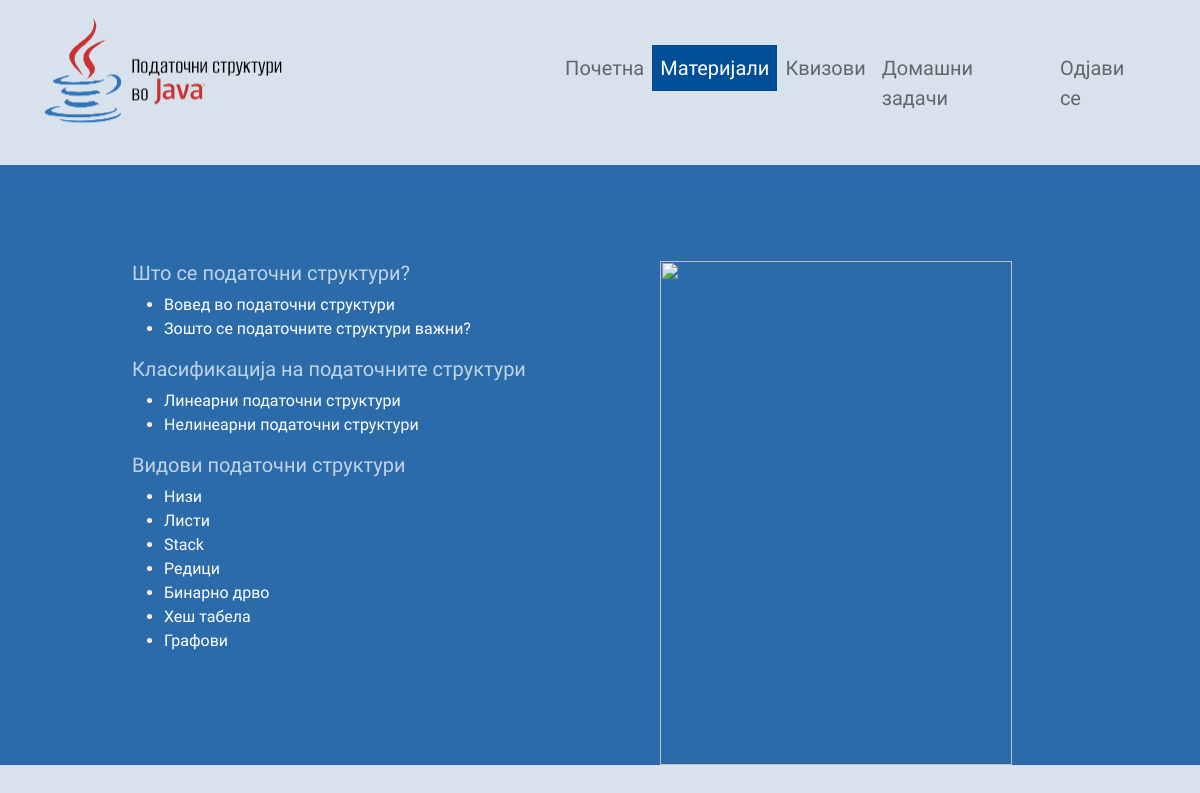
The page /content/ (signed in) on the database as committed earlier.
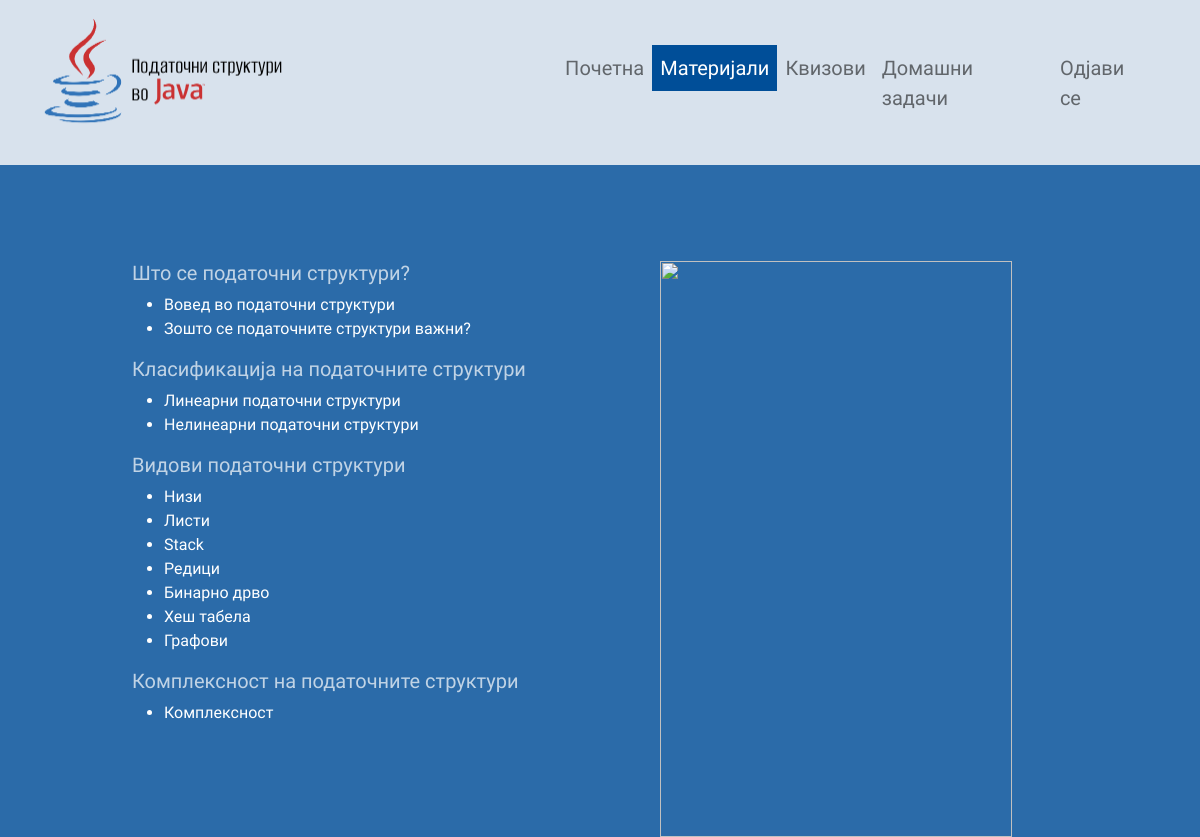
The same page on the database as committed later.
### courseapp/models.py (models this page shows)
class Title(models.Model):
    name = models.CharField(max_length=200)
    content = models.TextField(null=True, blank=True)
    image = models.ImageField(upload_to="images/", null=True, blank=True)
    chapter = models.ForeignKey(Chapter, on_delete=models.CASCADE, null=True, blank=True)

class Chapter(models.Model):
    name = models.CharField(max_length=200)

### courseapp/views.py (the view)
# urls.py: path('content/', content, name="content"),
@login_required(login_url='login')
def content(request):
    chapter1 = Title.objects.filter(chapter__name='Што се податочни структури?')
    chapter2 = Title.objects.filter(chapter__name='Класификација на податочните структури')
    chapter3 = Title.objects.filter(chapter__name='Видови податочни структури')
    chapter4 = Title.objects.filter(chapter__name='Комплексност на податочните структури')
    context = {"titlesFirstChapter": chapter1, "titlesSecondChapter": chapter2, "titlesThirdChapter": chapter3,
               "titlesLastChapter": chapter4}
    return render(request, 'content.html', context)

### courseapp/templates/content.html (shortened to what this page needs)
<html lang="en">
<head>
    <link href="https://cdn.jsdelivr.net/npm/bootstrap@5.2.0/dist/css/bootstrap.min.css" rel="stylesheet"
>
</head>
<body>
<nav class="navbar navbar-expand-lg static-top">
    <div class="container">
        <a href="{% url 'home' %}" class="navbar-brand">
            <img src="../media/images/logo.png" class="w-50">
        </a>
        <div class="collapse navbar-collapse">
            <ul class="navbar-nav ms-auto">
                <li class="nav-item">
                    <a class="nav-link" href="{% url 'home' %}">Почетна</a>
                </li>
                <li class="nav-item">
                    <a class="nav-link active" href="{% url 'content' %}">Материјали</a>
                </li>
                <li class="nav-item">
                    <a class="nav-link" href="{% url 'quizzes' %}">Квизови</a>
                </li>
                <li class="nav-item">
                    <a class="nav-link" href="{% url 'homework' %}">Домашни задачи</a>
                </li>
                <li class="nav-item">
                    <a class="nav-link" href="{% url 'logout_user' %}">Одјави се</a>
                </li>
            </ul>
        </div>
    </div>
</nav>
<div class="row p-5" id="content">
    <div class="col-md-8 p-5 w-50 ms-5">
        <h5>{{ titlesFirstChapter.1.chapter.name }}</h5>
        <ul>{% for title in titlesFirstChapter %}
                <li><a href="{% url 'content' %}">{{ title.name }}</a></li>
            {% endfor %}
        </ul>
        <h5>{{ titlesSecondChapter.1.chapter.name }}</h5>
        <ul>{% for title in titlesSecondChapter %}
                <li><a href="{% url 'content' %}">{{ title.name }}</a></li>
            {% endfor %}
        </ul>
        <h5>{{ titlesThirdChapter.1.chapter.name }}</h5>
        <ul>{% for title in titlesThirdChapter %}
                <li><a href="{% url 'content' %}">{{ title.name }}</a></li>
            {% endfor %}
        </ul>
        <h5>{{ titlesLastChapter.0.chapter.name }}</h5>
        <ul>{% for title in titlesLastChapter %}
                <li><a href="{% url 'content' %}">{{ title.name }}</a></li>
            {% endfor %}
        </ul>
    </div>
    <div class="col-4 col-md-4">
        <a>
            <div class=""><img src="https://stories.freepiklabs.com/storage/14074/Pair-Programming_Artboard-1.svg" class="w-100 ms-auto mt-5"></div>
        </a>
    </div>
</div>
</body>
</html>

Rows that differ between the two databases and show on the page:
added Title: chapter.name "Комплексност на податочните структури", name "Комплексност"
